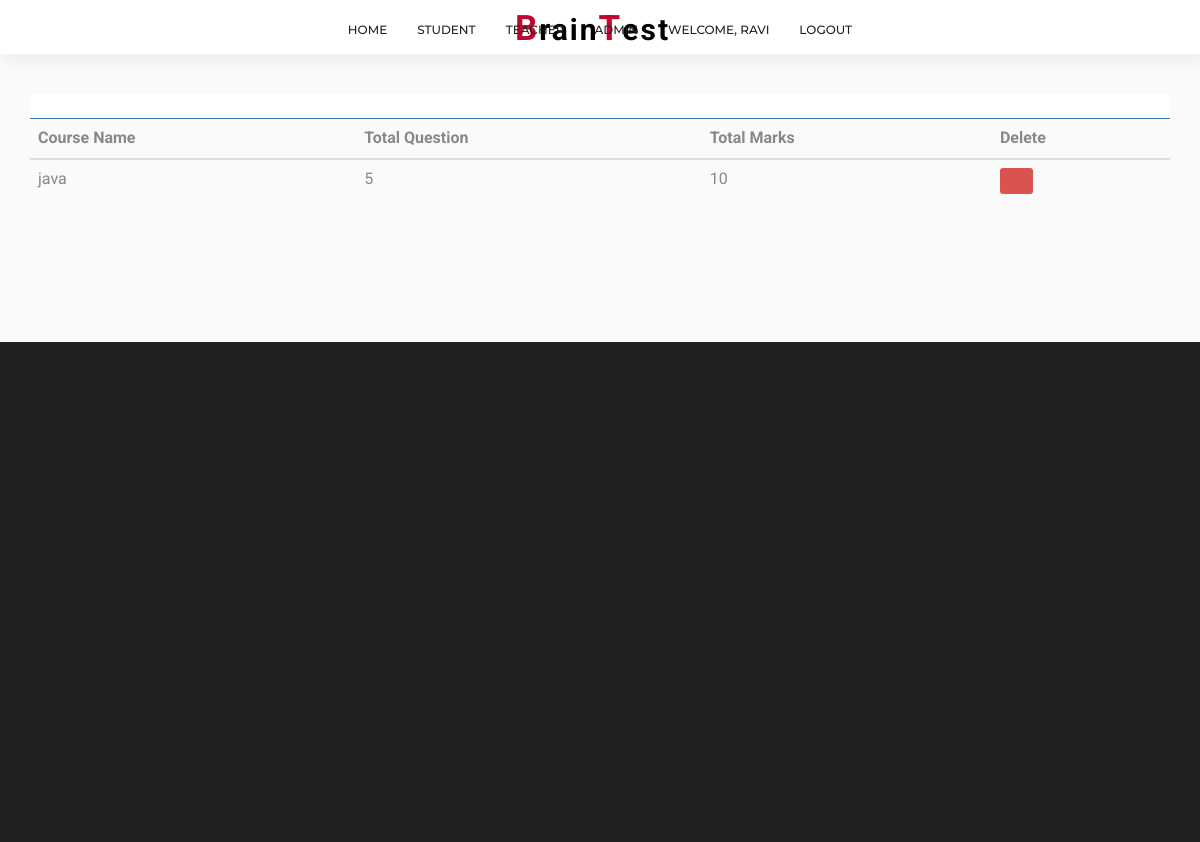
Screenshot of /admin-view-course (signed in) with the database file from the repository.
### quiz/models.py (models this page shows, shortened)
class Course(models.Model):
   course_name = models.CharField(max_length=50)
   question_number = models.PositiveIntegerField()
   total_marks = models.PositiveIntegerField()

### quiz/views.py (the view)
# urls.py: path('admin-view-course', views.admin_view_course_view, name='admin-view-course'),
@login_required(login_url='adminlogin')
def admin_view_course_view(request):
    courses = models.Course.objects.all()
    return render(request,'admin/admin_view_course.html',{'courses':courses})

### templates/admin/admin_view_course.html (shortened to what this page needs)
{% extends 'base.html' %}
{% load static %}
{% block content %}
{% load widget_tweaks %}
<head>
</head>
<br><br>
<div class="container">
  <div class="panel panel-primary">
    <div class="panel-heading">
      <h6 class="panel-title">Courses</h6>
    </div>
    <table class="table table-hover" id="dev-table">
      <thead>
        <tr>
          <th>Course Name</th>
          <th>Total Question</th>
          <th>Total Marks</th>
          <th>Delete</th>
        </tr>
      </thead>
      {% for t in courses %}
      <tr>
        <td> {{t.course_name}}</td>
        <td>{{t.question_number}}</td>
        <td>{{t.total_marks}}</td>
        <td><a class="btn btn-danger btn-xs" href="{% url 'delete-course' t.id  %}"><span class="glyphicon glyphicon-trash"></span></a></td>
      </tr>
      {% endfor %}
    </table>
  </div>
</div>
<br><br><br><br><br><br>
{% endblock %}

### templates/base.html (shortened to what this page needs)
{% load static %}
<html lang="en">
<head>
<link rel="stylesheet" href="{% static 'assets/css/master.css' %}">
<link rel="stylesheet" href="{% static 'assets/css/responsive.css' %}">
<link rel="stylesheet" type="{% static 'text/css" href="revolution/css/settings.css' %}">
<link rel="stylesheet" type="{% static 'text/css" href="revolution/css/layers.css' %}">
<link rel="stylesheet" type="{% static 'text/css" href="revolution/css/navigation.css' %}">
</head>
<body>
<div class="wrapper">
  <nav class="navbar navbar-default brand-center bootsnav on no-full">
    <div class="container">
      <div class="navbar-header">
        <a class="navbar-brand textlogo" href="/"><span>B</span>rain<span>T</span>est</a>
      </div>
      <div class="collapse navbar-collapse" id="navbar-menu">
        <ul class="nav navbar-nav navbar-left" data-in="fadeIn" data-out="fadeOut">
          <li class="dropdown megamenu-fw"> <a href="/" data-toggle="dropdown">Home</a>
          </li>
          <li class="dropdown"> <a href="#" class="dropdown-toggle" data-toggle="dropdown">
           Student
          </a>
          </li>
          <li class="dropdown"> <a href="#" class="dropdown-toggle" data-toggle="dropdown">Teacher</a>
          </li>
          <li class="dropdown"> <a href="#" class="dropdown-toggle" data-toggle="dropdown">Admin</a>
          </li>
          <li class="dropdown megamenu-fw"> <a href="/" data-toggle="dropdown">
            {% if user.is_authenticated %}
            Welcome, {{user.username}}
            {%endif%}
          </a>
          </li>
          {% if user.is_authenticated %}
                <li class="nav-item">
                  <a class="nav-link" href="/logout">Logout</a>
                </li>
                {% endif %}
        </ul>
      </div>
    </div>
  </nav>
  {% block content %}{% endblock %}
  <section class="dark-bg">
    <div class="container">
        <div class="row">
            <div class="col-md-12 col-sm-10 col-xs-10 centerize-col text-center social-icons-style-02">
              <ul class="md-icon">
                <li><a class="fb" href="#."><i class="icofont icofont-social-facebook"></i></a></li>
                <li><a class="tw" href="#."><i class="icofont icofont-social-twitter"></i></a></li>
                <li><a class="be" href="#."><i class="icofont icofont-social-behance"></i></a></li>
                <li><a class="in" href="#."><i class="icofont icofont-social-linkedin"></i></a></li>
                <li><a class="yt" href="#."><i class="icofont icofont-social-youtube"></i></a></li>
              </ul>
            </div>
        </div>
    </div>
  </section>
</div>
</body>
</html>

### quiz/static/assets/css/bootsnav.css (style rules this page uses)
nav.bootsnav .dropdown.megamenu-fw { position: static; }
nav.bootsnav .container { position: relative; }
nav.navbar.bootsnav { margin-bottom: 0; -moz-border-radius: 0px; -webkit-border-radius: 0px; -o-border-radius: 0px; border-radius: 0px; border: none; z-index: 998; background: #fff; min-height: 40px; -webkit-transition: all .3s ease; transition: all .3s ease; box-shadow: 5px 5px 15px 0 rgba(31, 31, 31, 0.07); border-bottom:1px solid rgba(255, 255, 255, 0.15); }
nav.navbar.bootsnav ul.nav > li > a { color: #212121; background-color: transparent; outline: none; margin-bottom: -2px; text-transform: uppercase; font-family: 'Montserrat', sans-serif; font-size: 12px; font-weight: 500; }
body { -webkit-transition: all 0.3s ease-in-out; -moz-transition: all 0.3s ease-in-out; -o-transition: all 0.3s ease-in-out; -ms-transition: all 0.3s ease-in-out; transition: all 0.3s ease-in-out; }
@media (min-width: 1024px) { nav.navbar.bootsnav ul.nav > li > a { padding: 20px 15px; } }
@media (min-width: 1024px) { nav.bootsnav.brand-center .navbar-header { display: block; width: 100%; position: absolute; text-align: center; top: 0; left: 0; } }
@media (min-width: 1024px) { nav.bootsnav.brand-center .navbar-brand { display: inline-block; float: none; } }
@media (min-width: 1024px) { nav.bootsnav.brand-center .navbar-collapse { text-align: center; display: inline-block; padding-left: 0; padding-right: 0; } }
@media (min-width: 1024px) { nav.bootsnav.brand-center ul.nav { float: none !important; margin-bottom: -5px !important; display: inline-block !important; } }

### templates/base.html (style rules this page uses)
.textlogo { font-size:3rem; line-height:3.5rem; font-weight:bold; color:black!important; letter-spacing:2px; }
.textlogo span { font-size:3.5rem; color:#BF0731; }
.dropdown a { text-transform:capitalize; }

### templates/admin/admin_view_course.html (style rules this page uses)
a:link { text-decoration: none; }
h6 { text-align: center; }
.row { margin: 100px; }

### rows the page displays
Course: course_name "java", question_number "5", total_marks "10"

### other values shown
{{ user.username }} "RAVI"
